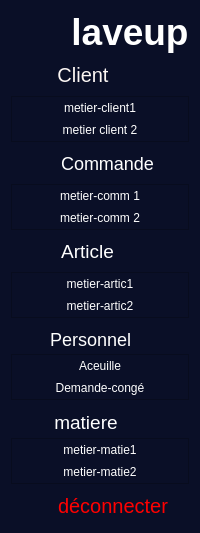
      <widget class="QWidget" name="widjt_icon_text" native="true">
       <property name="enabled">
        <bool>true</bool>
       </property>
       <property name="acceptDrops">
        <bool>false</bool>
       </property>
       <property name="accessibleName">
        <string/>
       </property>
       <property name="styleSheet">
        <string notr="true">QWidget{
	background-color:#0A0F27;
	color: white;
}
QPushButton:hover{

color :  #12769E;
}
</string>
       </property>
       <property name="locale">
        <locale language="French" country="France"/>
       </property>
       <property name="inputMethodHints">
        <set>Qt::ImhNone</set>
       </property>
       <layout class="QVBoxLayout" name="verticalLayout_11">
        <item>
         <layout class="QHBoxLayout" name="horizontalLayout_9">
          <item>
           <widget class="QLabel" name="label_3">
            <property name="text">
             <string/>
            </property>
            <property name="pixmap">
             <pixmap>../../Downloads/icons8-cleaning-50 (3).png</pixmap>
            </property>
           </widget>
          </item>
          <item>
           <widget class="QLabel" name="label">
            <property name="styleSheet">
             <string notr="true">color: rgb(255, 255, 255);</string>
            </property>
            <property name="text">
             <string>&lt;html&gt;&lt;head/&gt;&lt;body&gt;&lt;p align=&quot;center&quot;&gt;&lt;span style=&quot; font-size:28pt; font-weight:700;&quot;&gt;laveup&lt;/span&gt;&lt;/p&gt;&lt;/body&gt;&lt;/html&gt;</string>
            </property>
           </widget>
          </item>
         </layout>
        </item>
        <item>
         <layout class="QVBoxLayout" name="verticalLayout_4">
          <item>
           <layout class="QVBoxLayout" name="verticalLayout_10">
            <item>
             <layout class="QHBoxLayout" name="horizontalLayout_11">
              <item>
               <widget class="QLabel" name="clien_icon_2">
                <property name="maximumSize">
                 <size>
                  <width>50</width>
                  <height>50</height>
                 </size>
                </property>
                <property name="styleSheet">
                 <string notr="true">padding-left : 20px;

</string>
                </property>
                <property name="text">
                 <string/>
                </property>
                <property name="pixmap">
                 <pixmap>../../Downloads/icons8-client-30 (1).png</pixmap>
                </property>
               </widget>
              </item>
              <item>
               <widget class="QPushButton" name="pushButton_3">
                <property name="layoutDirection">
                 <enum>Qt::RightToLeft</enum>
                </property>
                <property name="styleSheet">
                 <string notr="true">QPushButton{
height : 30px;
border : none;
padding-left : 80px;
font-size: 20px;
color : #FCF6F3;
}


</string>
                </property>
                <property name="text">
                 <string>Client</string>
                </property>
                <property name="checkable">
                 <bool>true</bool>
                </property>
                <property name="checked">
                 <bool>false</bool>
                </property>
                <property name="autoExclusive">
                 <bool>true</bool>
                </property>
                <property name="flat">
                 <bool>true</bool>
                </property>
               </widget>
              </item>
             </layout>
            </item>
            <item>
             <widget class="QFrame" name="frame_2">
              <property name="styleSheet">
               <string notr="true">color: rgb(255, 255, 255);</string>
              </property>
              <property name="frameShape">
               <enum>QFrame::StyledPanel</enum>
              </property>
              <property name="frameShadow">
               <enum>QFrame::Raised</enum>
              </property>
              <layout class="QVBoxLayout" name="verticalLayout_2">
               <property name="spacing">
                <number>0</number>
               </property>
               <property name="leftMargin">
                <number>0</number>
               </property>
               <property name="topMargin">
                <number>0</number>
               </property>
               <property name="rightMargin">
                <number>0</number>
               </property>
               <property name="bottomMargin">
                <number>0</number>
               </property>
               <item>
                <widget class="QPushButton" name="mc">
                 <property name="styleSheet">
                  <string notr="true">QPushButton{
height : 30px;
padding-left : 40px;
}
QPushButton:hover{

color : #12769E;

};</string>
                 </property>
                 <property name="text">
                  <string>metier-client1</string>
                 </property>
                 <property name="checkable">
                  <bool>true</bool>
                 </property>
                 <property name="flat">
                  <bool>true</bool>
                 </property>
                </widget>
               </item>
               <item>
                <widget class="QPushButton" name="mc2">
                 <property name="styleSheet">
                  <string notr="true">QPushButton{
height : 30px;
border : none;
padding-left : 40px;

}
QPushButton:hover{

color : #12769E;

};


</string>
                 </property>
                 <property name="text">
                  <string>metier client 2</string>
                 </property>
                 <property name="checkable">
                  <bool>true</bool>
                 </property>
                 <property name="flat">
                  <bool>true</bool>
                 </property>
                </widget>
               </item>
              </layout>
             </widget>
            </item>
           </layout>
          </item>
          <item>
           <layout class="QVBoxLayout" name="verticalLayout_5">
            <item>
             <layout class="QHBoxLayout" name="horizontalLayout_2">
              <property name="spacing">
               <number>0</number>
              </property>
              <item>
               <widget class="QLabel" name="commande_icon_2">
                <property name="maximumSize">
                 <size>
                  <width>50</width>
                  <height>50</height>
                 </size>
                </property>
                <property name="styleSheet">
                 <string notr="true">padding-left : 15px;

</string>
                </property>
                <property name="text">
                 <string/>
                </property>
                <property name="pixmap">
                 <pixmap>../../Downloads/icons8-add-shopping-cart-30 (1).png</pixmap>
                </property>
               </widget>
              </item>
              <item>
               <widget class="QPushButton" name="pushButton_4">
                <property name="layoutDirection">
                 <enum>Qt::RightToLeft</enum>
                </property>
                <property name="autoFillBackground">
                 <bool>false</bool>
                </property>
                <property name="styleSheet">
                 <string notr="true">QPushButton{
height : 30px;
border : none;
padding-left : 35px;
font-size: 18px;

}


</string>
                </property>
                <property name="text">
                 <string>Commande</string>
                </property>
                <property name="checkable">
                 <bool>true</bool>
                </property>
                <property name="checked">
                 <bool>false</bool>
                </property>
                <property name="flat">
                 <bool>true</bool>
                </property>
               </widget>
              </item>
             </layout>
            </item>
            <item>
             <widget class="QFrame" name="frame_3">
              <property name="styleSheet">
               <string notr="true">color: rgb(255, 255, 255);</string>
              </property>
              <property name="frameShape">
               <enum>QFrame::StyledPanel</enum>
              </property>
              <property name="frameShadow">
               <enum>QFrame::Raised</enum>
              </property>
              <layout class="QVBoxLayout" name="verticalLayout_7">
               <property name="spacing">
                <number>0</number>
               </property>
               <property name="leftMargin">
                <number>0</number>
               </property>
               <property name="topMargin">
                <number>0</number>
               </property>
               <property name="rightMargin">
                <number>0</number>
               </property>
               <property name="bottomMargin">
                <number>0</number>
               </property>
               <item>
                <widget class="QPushButton" name="mcom">
                 <property name="styleSheet">
                  <string notr="true">QPushButton{
height : 30px;
border : none;
padding-left : 50px;

}
QPushButton:hover{

color : #12769E;

};</string>
                 </property>
                 <property name="text">
                  <string>metier-comm 1</string>
                 </property>
                 <property name="checkable">
                  <bool>true</bool>
                 </property>
                 <property name="flat">
                  <bool>true</bool>
                 </property>
                </widget>
               </item>
               <item>
                <widget class="QPushButton" name="mcom2">
                 <property name="styleSheet">
                  <string notr="true">QPushButton{
height : 30px;
border : none;
padding-left : 50px;

}
QPushButton:hover{

color : #12769E;

};</string>
                 </property>
                 <property name="text">
                  <string>metier-comm 2</string>
                 </property>
                 <property name="checkable">
                  <bool>true</bool>
                 </property>
                 <property name="flat">
                  <bool>true</bool>
                 </property>
                </widget>
               </item>
              </layout>
             </widget>
            </item>
           </layout>
          </item>
          <item>
           <layout class="QVBoxLayout" name="verticalLayout_6">
            <item>
             <layout class="QHBoxLayout" name="horizontalLayout_4">
              <item>
               <widget class="QLabel" name="commande_icon_3">
                <property name="maximumSize">
                 <size>
                  <width>50</width>
                  <height>50</height>
                 </size>
                </property>
                <property name="styleSheet">
                 <string notr="true">padding-left : 15px;

</string>
                </property>
                <property name="text">
                 <string/>
                </property>
                <property name="pixmap">
                 <pixmap>../../Downloads/icons8-article-30 (1).png</pixmap>
                </property>
               </widget>
              </item>
              <item>
               <widget class="QPushButton" name="pushButton_5">
                <property name="layoutDirection">
                 <enum>Qt::RightToLeft</enum>
                </property>
                <property name="styleSheet">
                 <string notr="true">QPushButton{
height : 30px;
border : none;
padding-left : 75px;
font-size: 19px
}


</string>
                </property>
                <property name="text">
                 <string>Article</string>
                </property>
                <property name="checkable">
                 <bool>true</bool>
                </property>
                <property name="flat">
                 <bool>true</bool>
                </property>
               </widget>
              </item>
             </layout>
            </item>
            <item>
             <widget class="QFrame" name="frame_5">
              <property name="frameShape">
               <enum>QFrame::StyledPanel</enum>
              </property>
              <property name="frameShadow">
               <enum>QFrame::Raised</enum>
              </property>
              <layout class="QVBoxLayout" name="verticalLayout_26">
               <property name="spacing">
                <number>0</number>
               </property>
               <property name="leftMargin">
                <number>0</number>
               </property>
               <property name="topMargin">
                <number>0</number>
               </property>
               <property name="rightMargin">
                <number>0</number>
               </property>
               <property name="bottomMargin">
                <number>0</number>
               </property>
               <item>
                <widget class="QPushButton" name="ma">
                 <property name="styleSheet">
                  <string notr="true">QPushButton{
height : 30px;
border : none;
padding-left : 40px;

}
QPushButton:hover{

color : #12769E;

};</string>
                 </property>
                 <property name="text">
                  <string>metier-artic1</string>
                 </property>
                 <property name="checkable">
                  <bool>true</bool>
                 </property>
                 <property name="flat">
                  <bool>true</bool>
                 </property>
                </widget>
               </item>
               <item>
                <widget class="QPushButton" name="ma2">
                 <property name="styleSheet">
                  <string notr="true">QPushButton{
padding-left : 40px;
height : 30px;
border : none;
}
QPushButton:hover{

color : #12769E;

};</string>
                 </property>
                 <property name="text">
                  <string>metier-artic2</string>
                 </property>
                 <property name="checkable">
                  <bool>true</bool>
                 </property>
                 <property name="flat">
                  <bool>true</bool>
                 </property>
                </widget>
               </item>
              </layout>
             </widget>
            </item>
           </layout>
          </item>
          <item>
           <layout class="QVBoxLayout" name="verticalLayout_8">
            <property name="spacing">
             <number>0</number>
            </property>
            <item>
             <layout class="QHBoxLayout" name="horizontalLayout_8">
              <item>
               <widget class="QLabel" name="article_icon_4">
                <property name="styleSheet">
                 <string notr="true">padding-left : 20px;

</string>
                </property>
                <property name="text">
                 <string/>
                </property>
                <property name="pixmap">
                 <pixmap>../../Downloads/icons8-client-30 (2).png</pixmap>
                </property>
               </widget>
              </item>
              <item>
               <widget class="QPushButton" name="pushButton_6">
                <property name="layoutDirection">
                 <enum>Qt::RightToLeft</enum>
                </property>
                <property name="styleSheet">
                 <string notr="true">QPushButton{
height : 30px;
border : none;
padding-left : 58px;
font-size: 18px

}


</string>
                </property>
                <property name="text">
                 <string>Personnel</string>
                </property>
                <property name="checkable">
                 <bool>true</bool>
                </property>
                <property name="flat">
                 <bool>true</bool>
                </property>
               </widget>
              </item>
             </layout>
            </item>
            <item>
             <widget class="QFrame" name="frame_6">
              <property name="frameShape">
               <enum>QFrame::StyledPanel</enum>
              </property>
              <property name="frameShadow">
               <enum>QFrame::Raised</enum>
              </property>
              <layout class="QVBoxLayout" name="verticalLayout_27">
               <property name="spacing">
                <number>0</number>
               </property>
               <property name="leftMargin">
                <number>0</number>
               </property>
               <property name="topMargin">
                <number>0</number>
               </property>
               <property name="rightMargin">
                <number>0</number>
               </property>
               <property name="bottomMargin">
                <number>0</number>
               </property>
               <item>
                <widget class="QPushButton" name="p1">
                 <property name="styleSheet">
                  <string notr="true">QPushButton{
height : 30px;
border : none;
padding-left : 10px;

}
QPushButton:hover{

color : #12769E;

};</string>
                 </property>
                 <property name="text">
                  <string>Aceuille</string>
                 </property>
                 <property name="checkable">
                  <bool>true</bool>
                 </property>
                 <property name="flat">
                  <bool>true</bool>
                 </property>
                </widget>
               </item>
               <item>
                <widget class="QPushButton" name="p2">
                 <property name="styleSheet">
                  <string notr="true">QPushButton{
height : 30px;
border : none;
padding-left : 66px;

}
QPushButton:hover{

color : #12769E;

};</string>
                 </property>
                 <property name="text">
                  <string>Demande-congé</string>
                 </property>
                 <property name="checkable">
                  <bool>true</bool>
                 </property>
                 <property name="flat">
                  <bool>true</bool>
                 </property>
                </widget>
               </item>
              </layout>
             </widget>
            </item>
           </layout>
          </item>
          <item>
           <layout class="QVBoxLayout" name="verticalLayout_9">
            <property name="spacing">
             <number>0</number>
            </property>
            <item>
             <layout class="QHBoxLayout" name="horizontalLayout_10">
              <item>
               <widget class="QLabel" name="matier_icon">
                <property name="styleSheet">
                 <string notr="true">
padding-left : 20px;

</string>
                </property>
                <property name="text">
                 <string/>
                </property>
                <property name="pixmap">
                 <pixmap>../../Downloads/icons8-recycling-30.png</pixmap>
                </property>
               </widget>
              </item>
              <item>
               <widget class="QPushButton" name="pushButton_7">
                <property name="layoutDirection">
                 <enum>Qt::RightToLeft</enum>
                </property>
                <property name="styleSheet">
                 <string notr="true">QPushButton{
height : 30px;
padding-left : 70px;
font-size: 19px

}




</string>
                </property>
                <property name="text">
                 <string>matiere</string>
                </property>
                <property name="checkable">
                 <bool>true</bool>
                </property>
                <property name="flat">
                 <bool>true</bool>
                </property>
               </widget>
              </item>
             </layout>
            </item>
            <item>
             <widget class="QFrame" name="frame_4">
              <property name="frameShape">
               <enum>QFrame::StyledPanel</enum>
              </property>
              <property name="frameShadow">
               <enum>QFrame::Raised</enum>
              </property>
              <layout class="QVBoxLayout" name="verticalLayout_25">
               <property name="spacing">
                <number>0</number>
               </property>
               <property name="leftMargin">
                <number>0</number>
               </property>
               <property name="topMargin">
                <number>0</number>
               </property>
               <property name="rightMargin">
                <number>0</number>
               </property>
               <property name="bottomMargin">
                <number>0</number>
               </property>
               <item>
                <widget class="QPushButton" name="mm">
                 <property name="styleSheet">
                  <string notr="true">QPushButton{
height : 30px;
padding-left : 40px;

}
QPushButton:hover{

color : #12769E;

};</string>
                 </property>
                 <property name="text">
                  <string>metier-matie1</string>
                 </property>
                 <property name="checkable">
                  <bool>true</bool>
                 </property>
                 <property name="flat">
                  <bool>true</bool>
                 </property>
                </widget>
               </item>
               <item>
                <widget class="QPushButton" name="mm2">
                 <property name="styleSheet">
                  <string notr="true">QPushButton{
height : 30px;
border : none;
padding-left : 40px;

}
QPushButton:hover{

color : #12769E;

};</string>
                 </property>
                 <property name="text">
                  <string>metier-matie2</string>
                 </property>
                 <property name="checkable">
                  <bool>true</bool>
                 </property>
                 <property name="flat">
                  <bool>true</bool>
                 </property>
                </widget>
               </item>
              </layout>
             </widget>
            </item>
           </layout>
          </item>
         </layout>
        </item>
        <item>
         <layout class="QHBoxLayout" name="horizontalLayout_3">
          <item>
           <widget class="QPushButton" name="pushButton_39">
            <property name="styleSheet">
             <string notr="true"/>
            </property>
            <property name="text">
             <string/>
            </property>
            <property name="icon">
             <iconset>
              <normaloff>../../Downloads/icons8-exit-50 (1).png</normaloff>
              <normalon>../../Downloads/icons8-exit-60.png</normalon>../../Downloads/icons8-exit-50 (1).png</iconset>
            </property>
            <property name="iconSize">
             <size>
              <width>60</width>
              <height>60</height>
             </size>
            </property>
            <property name="checkable">
             <bool>true</bool>
            </property>
            <property name="flat">
             <bool>true</bool>
            </property>
           </widget>
          </item>
          <item>
           <widget class="QPushButton" name="pushButton_8">
            <property name="styleSheet">
             <string notr="true">QPushButton{
height : 30px;
padding-right: 20px;
font-size:20px;
color :red;

}
</string>
            </property>
            <property name="text">
             <string>déconnecter</string>
            </property>
            <property name="checkable">
             <bool>true</bool>
            </property>
            <property name="flat">
             <bool>true</bool>
            </property>
           </widget>
          </item>
         </layout>
        </item>
       </layout>
      </widget>
